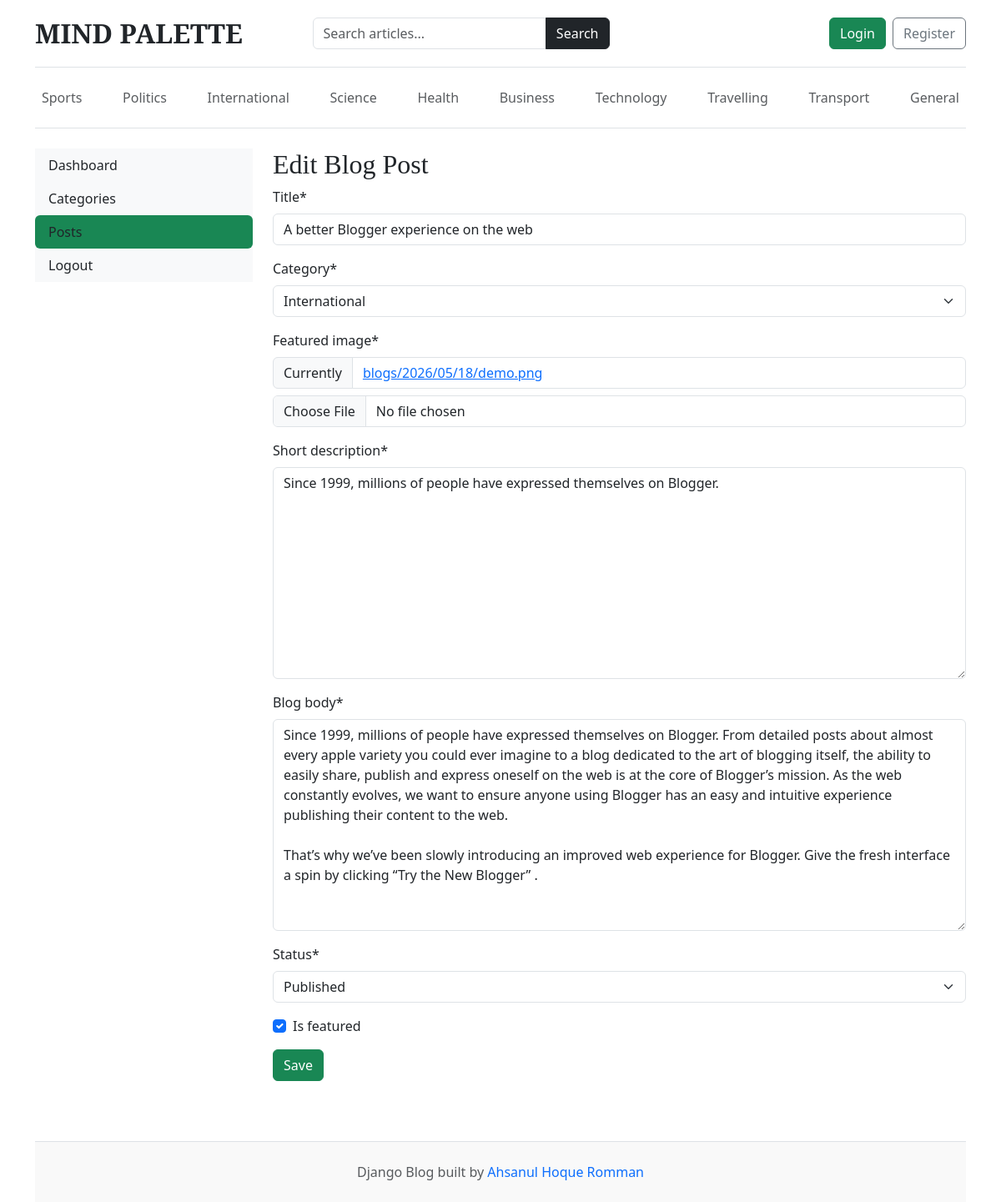
Screenshot of /dashboard/posts/edit/2/ with the database file from the repository.
### blogs/models.py (models this page shows, shortened)
class Category(models.Model):
    category_name = models.CharField(max_length=80, unique=True)
    created_at = models.DateTimeField(auto_now_add=True)
    updated_at = models.DateTimeField(auto_now=True)
    class Meta:
        verbose_name_plural = 'Categories'
    def __str__(self):
        return self.category_name

class Blog(models.Model):
    title = models.CharField(max_length=100)
    slug = models.SlugField(max_length=150, unique=True, blank=True)
    category = models.ForeignKey(Category, on_delete=models.CASCADE)
    author = models.ForeignKey(User, on_delete=models.CASCADE)
    featured_image = models.ImageField(upload_to='blogs/%Y/%m/%d/')
    short_description = models.TextField(max_length=300)
    blog_body = models.TextField()
    status = models.CharField(max_length=20, choices=STATUS_CHOICE , default="Draft")
    is_featured = models.BooleanField(default=False)
    created_at = models.DateTimeField(auto_now_add=True)
    updated_at = models.DateTimeField(auto_now=True)

### dashboards/views.py (the view, shortened to what this page needs)
# urls.py: path('posts/edit/<int:pk>/', views.edit_post, name='edit_post'),
def edit_post(request, pk):
    post = get_object_or_404(Blog, pk=pk)
    form = BlogPostForm(instance=post)
    context ={
        'form':form,
        'post':post,
    }
    return render(request, 'dashboard/edit_post.html', context)

### dashboards/forms.py
class BlogPostForm(forms.ModelForm):
    class Meta:
        model = Blog
        fields = ('title', 'category', 'featured_image', 'short_description', 'blog_body', 'status', 'is_featured')

### blogs/context_processors.py (called while the page is built)
def get_categories(request):
    categories = Category.objects.all()
    return dict (categories=categories)

def get_SocialLinks(request):
    social_links = SocialLinks.objects.all()
    return dict(social_links = social_links)

### templates/dashboard/edit_post.html (shortened to what this page needs)
{% extends "base.html" %}
{% block content %}
{% load crispy_forms_tags %}
<div class="row">
    {% include 'dashboard/sidebar.html' %}
    <div class="col-md-9">
        <h2>Edit Blog Post</h2>
        <form action="{% url 'edit_post' post.id %}" method="POST" enctype="multipart/form-data">
            {{ form | crispy }}
            <button type="submit" class="btn btn-success">Save</button>
        </form>
        <br>
    </div>
</div>
{% endblock %}

### templates/base.html (shortened to what this page needs)
{% load static %}
<!DOCTYPE html>
<html lang="en">
<head>
    <link href="https://cdn.jsdelivr.net/npm/bootstrap@5.3.7/dist/css/bootstrap.min.css"
          rel="stylesheet">
    <link href="{% static 'css/blog.css' %}"
          rel="stylesheet">
    <link rel="stylesheet" href="https://cdnjs.cloudflare.com/ajax/libs/font-awesome/4.7.0/css/font-awesome.min.css">
</head>
<body>
    <div class="container">
        <header class="blog-header py-3 border-bottom">
            <div class="row flex-nowrap justify-content-between align-items-center">
                <div class="col-lg-3 col-md-3 col-12 mb-3 mb-md-0">
                    <a class="blog-header-logo text-dark text-decoration-none fs-2 fw-bold"
                       href="/">
                        MIND PALETTE
                    </a>
                </div>
                <div class="col-lg-4 col-md-5 col-12 mb-3 mb-md-0">
                    <form action="{% url 'search' %}"
                          method="GET">
                        <div class="input-group">
                            <input type="text"
                                   name="keyword"
                                   class="form-control"
                                   placeholder="Search articles..."
                                   required>
                            <button class="btn btn-dark"
                                    type="submit">
                                Search
                            </button>
                        </div>
                    </form>
                </div>
                <div class="col-lg-4 col-md-4 col-12 d-flex justify-content-md-end justify-content-start">
                    {% if not user.is_authenticated %}
                    <a class="btn btn-success me-2"
                       href="{% url 'login' %}">
                        Login
                    </a>
                    <a class="btn btn-outline-secondary"
                       href="{% url 'register' %}">
                        Register
                    </a>
                    {% else %}
                    <span><a class="btn btn-primary" href="{% url "dashboard" %}">Dashboard</a></span>
                    &emsp;
                    <span><a class="btn btn-danger" href="{% url "logout" %}">Logout</a></span>
                    {% endif %}
                </div>
            </div>
        </header>
        <div class="nav-scroller py-3 mb-4 border-bottom">
            <nav class="nav d-flex justify-content-between flex-wrap">
                {% for category in categories %}
                <a class="p-2 text-muted text-decoration-none"
                   href="{% url 'posts_by_category' category.id %}">
                    {{ category.category_name }}
                </a>
                {% endfor %}
            </nav>
        </div>
        {% block content %}
        {% endblock %}
        <footer class="blog-footer border-top mt-5 py-4 text-center text-muted">
            <p class="mb-0">
                Django Blog built by
                <a href="#"
                   class="text-decoration-none">
                    Ahsanul Hoque Romman
                </a>
            </p>
        </footer>
    </div>
</body>
</html>

### static/css/blog.css (style rules this page uses)
.blog-header { border-bottom: 1px solid #e5e5e5; }
.blog-header-logo { font-family: "Playfair Display", Georgia, "Times New Roman", serif; font-size: 2.25rem; }
h1, h2, h3, h4, h5, h6 { font-family: "Playfair Display", Georgia, "Times New Roman", serif; }
.blog-footer { padding: 2.5rem 0; color: #727272; text-align: center; background-color: #f9f9f9; border-top: .05rem solid #e5e5e5; }
.blog-footer p:last-child { margin-bottom: 0; }

### rows the page displays
Category: category_name "Sports"
Category: category_name "Politics"
Category: category_name "International"
Category: category_name "Science"
Category: category_name "Health"
Category: category_name "Business"
Category: category_name "Technology"
Category: category_name "Travelling"
Category: category_name "Transport"
Category: category_name "General"
Blog: title "A better Blogger experience on the web", category "International", short_description "Since 1999, millions of people have expressed themselves on Blogger.", blog_body "Since 1999, millions of people have expressed themselves on Blogger. From detailed posts about almost every apple variety you could ever imagine to a blog dedicated to the art of blogging itself, the ability to easily share, publish and express oneself on the web is at the core of Blogger’s mission. As the web constantly evolves, we want to ensure anyone using Blogger has an easy and intuitive experience publishing their content to the web. That’s why we’ve been slowly introducing an improved web experience for Blogger. Give the fresh interface a spin by clicking “Try the New Blogger” .", status "Published", is_featured "☑"
